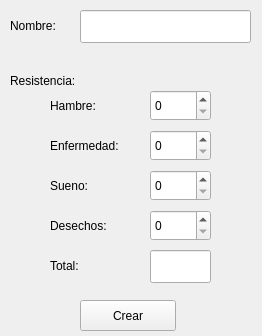
<?xml version="1.0" encoding="UTF-8"?>
<ui version="4.0">
 <class>CrearTamagotchi</class>
 <widget class="QWidget" name="CrearTamagotchi">
  <property name="geometry">
   <rect>
    <x>0</x>
    <y>0</y>
    <width>262</width>
    <height>336</height>
   </rect>
  </property>
  <property name="windowTitle">
   <string>Crear Tamagotchi</string>
  </property>
  <widget class="QLabel" name="label">
   <property name="geometry">
    <rect>
     <x>10</x>
     <y>10</y>
     <width>66</width>
     <height>31</height>
    </rect>
   </property>
   <property name="text">
    <string>Nombre:</string>
   </property>
  </widget>
  <widget class="QLineEdit" name="lineEdit">
   <property name="geometry">
    <rect>
     <x>80</x>
     <y>10</y>
     <width>171</width>
     <height>33</height>
    </rect>
   </property>
  </widget>
  <widget class="QLabel" name="label_2">
   <property name="geometry">
    <rect>
     <x>10</x>
     <y>70</y>
     <width>91</width>
     <height>21</height>
    </rect>
   </property>
   <property name="text">
    <string>Resistencia:</string>
   </property>
  </widget>
  <widget class="QLabel" name="label_3">
   <property name="geometry">
    <rect>
     <x>50</x>
     <y>90</y>
     <width>81</width>
     <height>31</height>
    </rect>
   </property>
   <property name="text">
    <string>Hambre:</string>
   </property>
  </widget>
  <widget class="QSpinBox" name="spinBox">
   <property name="geometry">
    <rect>
     <x>150</x>
     <y>90</y>
     <width>61</width>
     <height>31</height>
    </rect>
   </property>
  </widget>
  <widget class="QSpinBox" name="spinBox_2">
   <property name="geometry">
    <rect>
     <x>150</x>
     <y>130</y>
     <width>61</width>
     <height>31</height>
    </rect>
   </property>
  </widget>
  <widget class="QLabel" name="label_4">
   <property name="geometry">
    <rect>
     <x>50</x>
     <y>130</y>
     <width>81</width>
     <height>31</height>
    </rect>
   </property>
   <property name="text">
    <string>Enfermedad:</string>
   </property>
  </widget>
  <widget class="QSpinBox" name="spinBox_3">
   <property name="geometry">
    <rect>
     <x>150</x>
     <y>170</y>
     <width>61</width>
     <height>31</height>
    </rect>
   </property>
  </widget>
  <widget class="QLabel" name="label_5">
   <property name="geometry">
    <rect>
     <x>50</x>
     <y>170</y>
     <width>81</width>
     <height>31</height>
    </rect>
   </property>
   <property name="text">
    <string>Sueno:</string>
   </property>
  </widget>
  <widget class="QSpinBox" name="spinBox_4">
   <property name="geometry">
    <rect>
     <x>150</x>
     <y>210</y>
     <width>61</width>
     <height>31</height>
    </rect>
   </property>
  </widget>
  <widget class="QLabel" name="label_6">
   <property name="geometry">
    <rect>
     <x>50</x>
     <y>210</y>
     <width>81</width>
     <height>31</height>
    </rect>
   </property>
   <property name="text">
    <string>Desechos:</string>
   </property>
  </widget>
  <widget class="QLabel" name="label_7">
   <property name="geometry">
    <rect>
     <x>50</x>
     <y>250</y>
     <width>81</width>
     <height>31</height>
    </rect>
   </property>
   <property name="text">
    <string>Total:</string>
   </property>
  </widget>
  <widget class="QLineEdit" name="lineEdit_2">
   <property name="geometry">
    <rect>
     <x>150</x>
     <y>250</y>
     <width>61</width>
     <height>33</height>
    </rect>
   </property>
  </widget>
  <widget class="QPushButton" name="pushButton">
   <property name="geometry">
    <rect>
     <x>80</x>
     <y>300</y>
     <width>96</width>
     <height>31</height>
    </rect>
   </property>
   <property name="text">
    <string>Crear</string>
   </property>
  </widget>
 </widget>
 <resources/>
 <connections/>
</ui>
